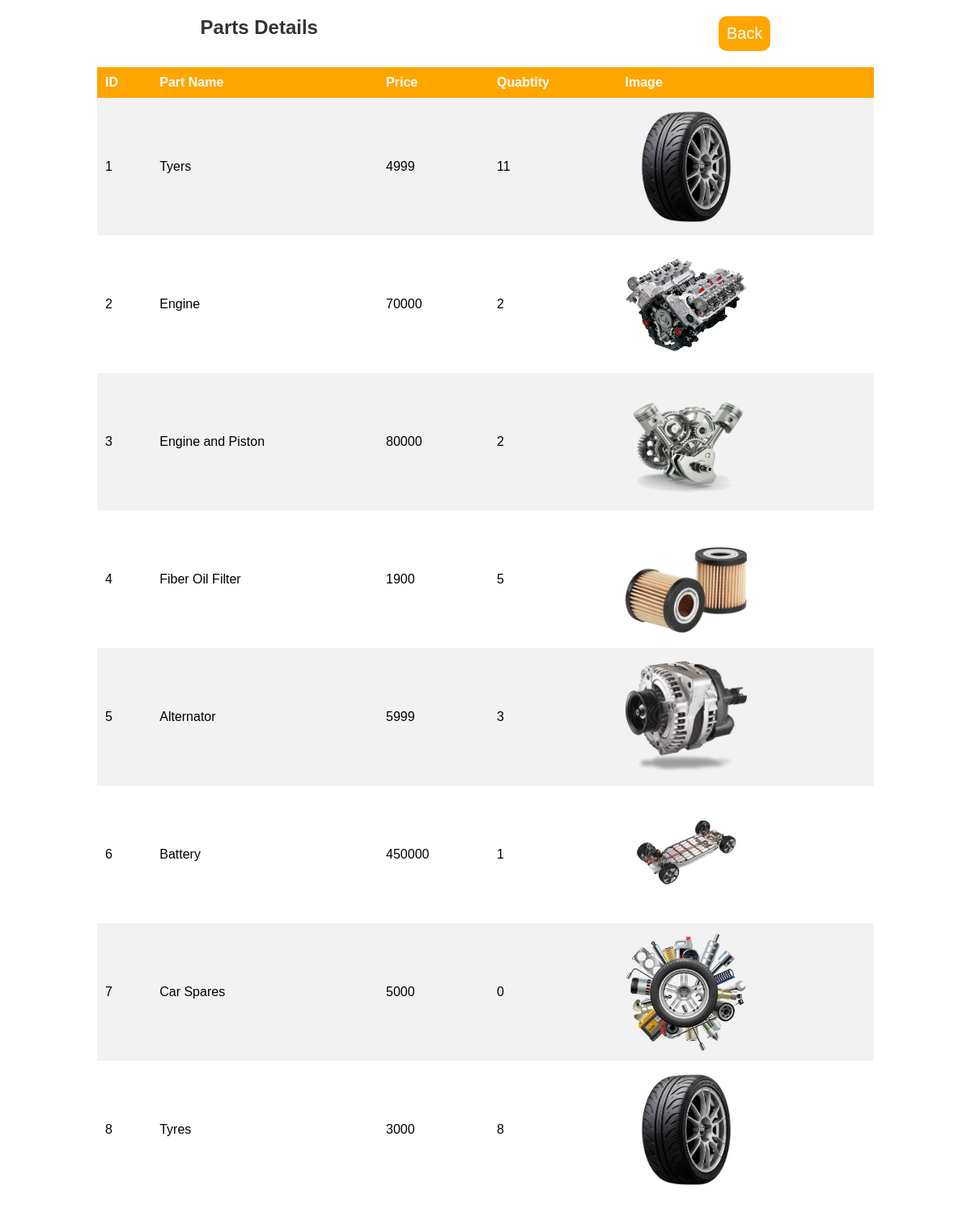
The page /admin/parts.php on the database as committed earlier.
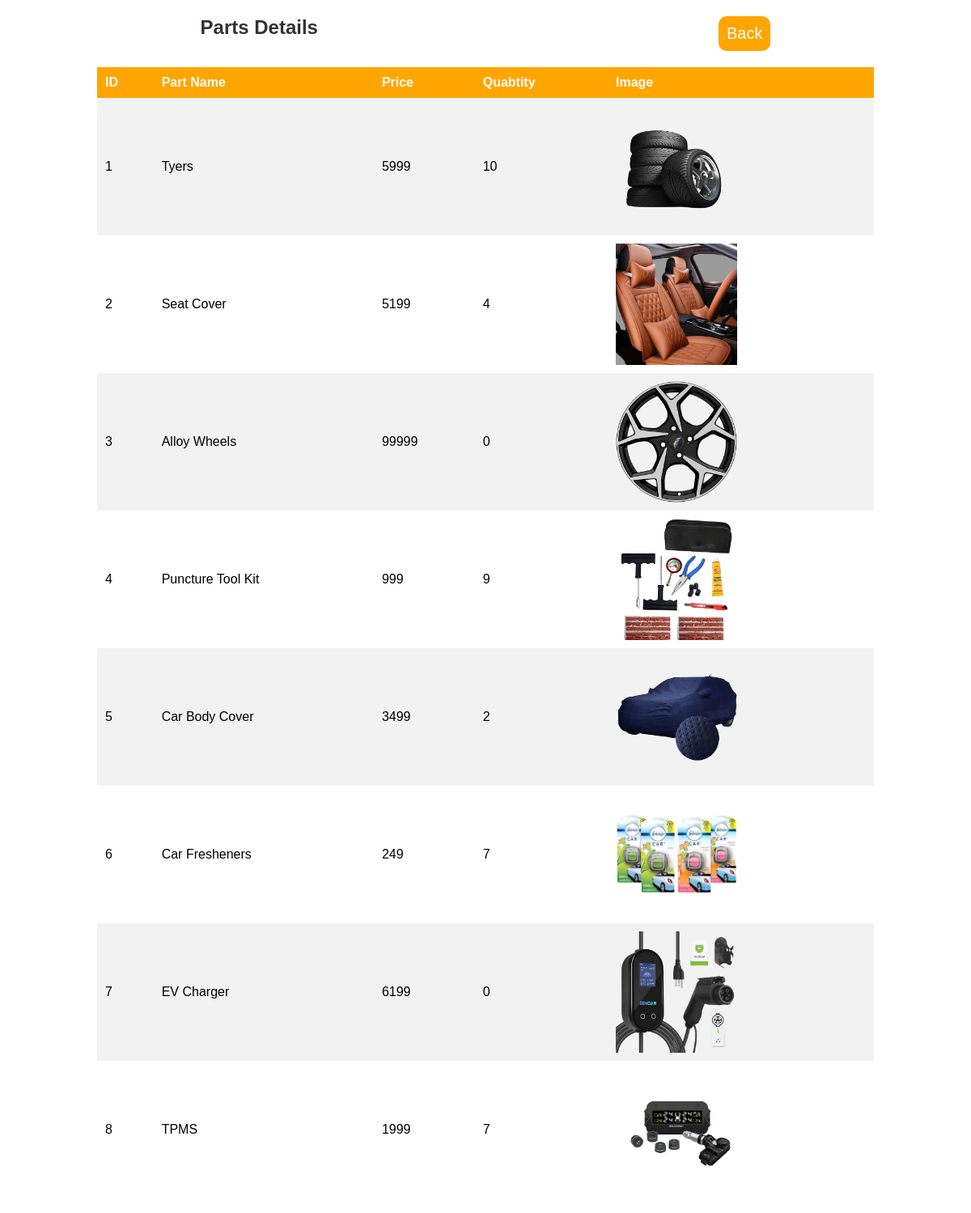
The same page on the database as committed later.
### tables this page shows
CREATE TABLE `parts` (
  `ID` int(11) NOT NULL,
  `p_name` varchar(50) NOT NULL,
  `p_price` int(20) NOT NULL,
  `p_quantity` int(20) NOT NULL,
  `Image` varchar(255) NOT NULL
);

### admin/parts.php (the view, shortened to what this page needs)
<link rel="stylesheet" href="admin.css">
<section>
   <div>
      <h2>Parts Details</h2>
      <a href="admin.php" class="form-btn">Back</a>
   </div>
   <?php
   include '../connect.php';
   $query = "SELECT * FROM parts";
   $result = mysqli_query($conn, $query);
   if (mysqli_num_rows($result) > 0) {
      echo "<table border='1'>
        <tr>
            <th>ID</th>
            <th>Part Name</th>
            <th>Price</th>
            <th>Quabtity</th>
            <th>Image</th>
        </tr>";
      while ($row = mysqli_fetch_assoc($result)) {
         echo "<tr>
            <td>{$row['ID']}</td>
            <td>{$row['p_name']}</td>
            <td>{$row['p_price']}</td>
            <td>{$row['p_quantity']}</td>
            <td><img class='box-img' src='../img/" . basename($row['Image']) . "' alt='Car Image'><br></td>
        </tr>";
      }
      echo "</table>";
   } else {
      echo "No records found";
   }
   ?>
</section>

### admin/admin.css (style rules this page uses)
* { font-family: sans-serif; margin: 0; padding: 0; box-sizing: border-box; outline: none; border: none; text-decoration: none; }
h2 { text-align: center; color: #333; }
table { width: 80%; margin: 20px auto; border-collapse: collapse; }
tr:nth-child(even) { background-color: #f2f2f2; }
th, td { padding: 10px; text-align: left; }
table tr th { background-color: var(--main-color); color: white; }

### admin/parts.php (style rules this page uses)
h2 { color: #333; }
table { width: 80%; margin: 20px auto; border-collapse: collapse; }
th, td { padding: 10px; text-align: left; }
th { background-color: #ffa500; color: white; }
section div { margin-top: 20px; display: flex; justify-content: space-around; }
section div a { background: var(--main-color); color: var(--bg-color); text-transform: capitalize; font-size: 20px; cursor: pointer; padding: 10px; border-radius: 10px; }
.box-img { height: 150px; width: 150px; aspect-ratio: 3/2; object-fit: contain; }

Rows that differ between the two databases and show on the page:
changed parts "Tyers": p_price "4999" → "5999"; p_quantity "11" → "10"; Image: a different picture
changed parts id 2: p_name "Engine" → "Seat Cover"; p_price "70000" → "5199"; p_quantity "2" → "4"; Image: a different picture
changed parts id 3: p_name "Engine and Piston" → "Alloy Wheels"; p_price "80000" → "99999"; p_quantity "2" → "0"; Image: a different picture
changed parts id 4: p_name "Fiber Oil Filter" → "Puncture Tool Kit"; p_price "1900" → "999"; p_quantity "5" → "9"; Image: a different picture
changed parts id 5: p_name "Alternator" → "Car Body Cover"; p_price "5999" → "3499"; p_quantity "3" → "2"; Image: a different picture
changed parts id 6: p_name "Battery" → "Car Fresheners"; p_price "450000" → "249"; p_quantity "1" → "7"; Image: a different picture
changed parts id 7: p_name "Car Spares" → "EV Charger"; p_price "5000" → "6199"; Image: a different picture
changed parts id 8: p_name "Tyres" → "TPMS"; p_price "3000" → "1999"; p_quantity "8" → "7"; Image: a different picture
